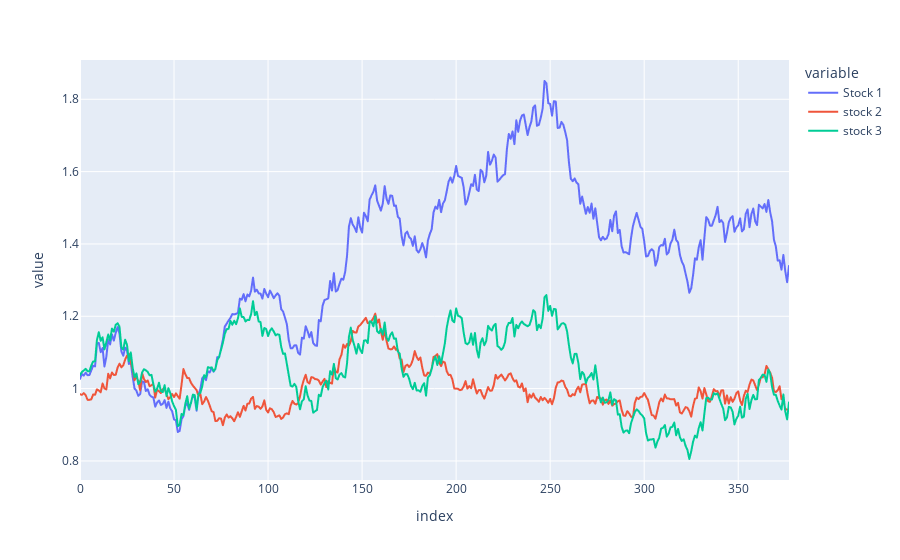

Here is the notebook cell this chart was saved with:
### Code cell
px.line(test_df)

### Figure 1 — Plotly figure (JSON) as saved in the notebook; plotly's stock layout.template omitted (floating-point values rounded to 4 significant figures; data arrays with more than 128 entries replaced by an {"elided": "..."} marker saying what was removed)
{"data": [{"hovertemplate": "variable=Stock 1<br>index=%{x}<br>value=%{y}<extra></extra>", "legendgroup": "Stock 1", "line": {"color": "#636efa", "dash": "solid"}, "marker": {"symbol": "circle"}, "mode": "lines", "name": "Stock 1", "showlegend": true, "type": "scattergl", "x": {"elided": "378 int values"}, "xaxis": "x", "y": {"elided": "378 float values"}, "yaxis": "y"}, {"hovertemplate": "variable=stock 2<br>index=%{x}<br>value=%{y}<extra></extra>", "legendgroup": "stock 2", "line": {"color": "#EF553B", "dash": "solid"}, "marker": {"symbol": "circle"}, "mode": "lines", "name": "stock 2", "showlegend": true, "type": "scattergl", "x": {"elided": "378 int values"}, "xaxis": "x", "y": {"elided": "378 float values"}, "yaxis": "y"}, {"hovertemplate": "variable=stock 3<br>index=%{x}<br>value=%{y}<extra></extra>", "legendgroup": "stock 3", "line": {"color": "#00cc96", "dash": "solid"}, "marker": {"symbol": "circle"}, "mode": "lines", "name": "stock 3", "showlegend": true, "type": "scattergl", "x": {"elided": "378 int values"}, "xaxis": "x", "y": {"elided": "378 float values"}, "yaxis": "y"}], "layout": {"legend": {"title": {"text": "variable"}, "tracegroupgap": 0}, "margin": {"t": 60}, "xaxis": {"anchor": "y", "domain": [0, 1], "title": {"text": "index"}}, "yaxis": {"anchor": "x", "domain": [0, 1], "title": {"text": "value"}}}}
